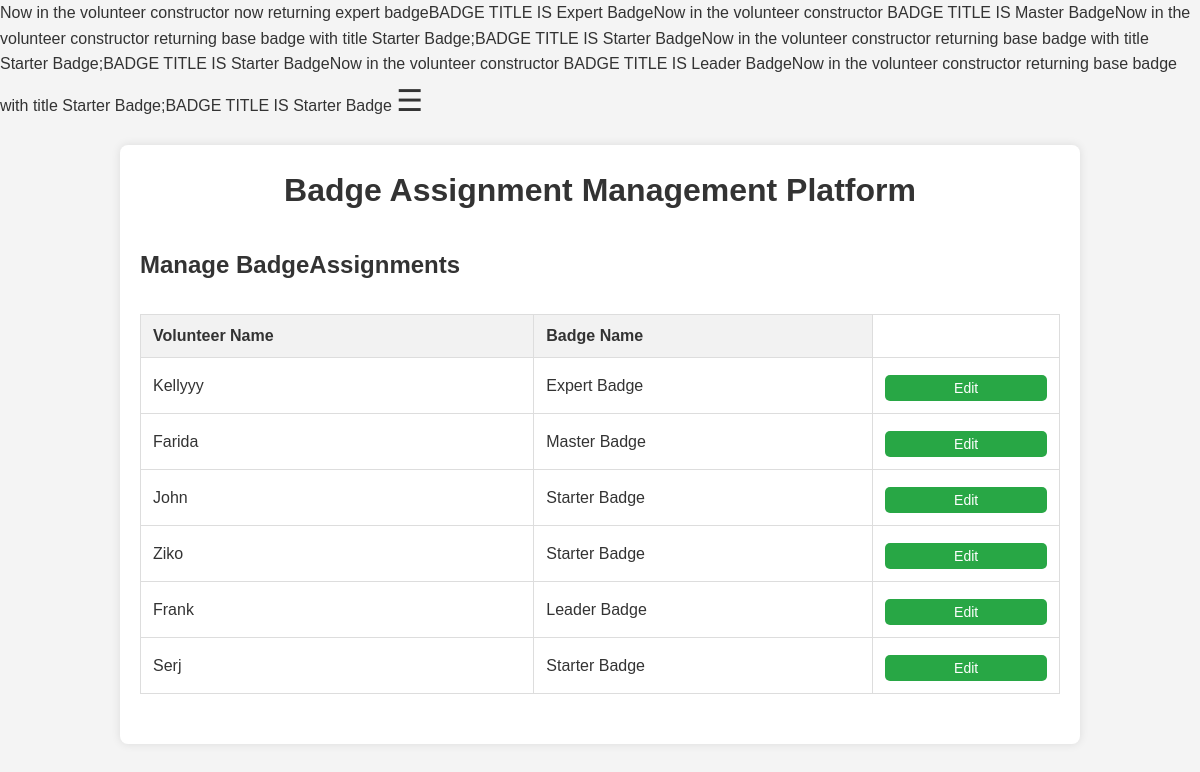
The app's page /Views/BadgeAssignmentPanel.php with its own data.
### tables this page shows
CREATE TABLE `volunteer` (
  `VolunteerID` int NOT NULL AUTO_INCREMENT,
  `FirstName` varchar(50) NOT NULL,
  `LastName` varchar(50) NOT NULL,
  `Email` varchar(100) NOT NULL,
  `PhoneNumber` varchar(15) DEFAULT NULL,
  `DateOfBirth` date DEFAULT NULL,
  `USER_NAME` varchar(50) NOT NULL,
  `PASSWORD_HASH` varchar(100) NOT NULL,
  `LAST_LOGIN` date DEFAULT NULL,
  `ACCOUNT_CREATION_DATE` date DEFAULT NULL,
  `hours_contributed` int DEFAULT NULL,
  `NumberOfEventsAttended` int DEFAULT NULL,
  `VolunteerBadgeID` int DEFAULT NULL,
  `UserID` int DEFAULT NULL,
  PRIMARY KEY (`VolunteerID`),
  UNIQUE KEY `Email` (`Email`),
  KEY `VolunteerBadgeID` (`VolunteerBadgeID`),
  KEY `UserID` (`UserID`),
  CONSTRAINT `volunteer_ibfk_1` FOREIGN KEY (`VolunteerBadgeID`) REFERENCES `volunteerbadge` (`badge_id`),
  CONSTRAINT `volunteer_ibfk_2` FOREIGN KEY (`UserID`) REFERENCES `user` (`UserID`)
);

CREATE TABLE `user` (
  `UserID` int NOT NULL AUTO_INCREMENT,
  `FirstName` varchar(50) NOT NULL,
  `LastName` varchar(50) NOT NULL,
  `Email` varchar(100) NOT NULL,
  `PhoneNumber` varchar(15) DEFAULT NULL,
  `DateOfBirth` date DEFAULT NULL,
  `USER_NAME` varchar(50) NOT NULL,
  `PASSWORD_HASH` varchar(100) NOT NULL,
  `LAST_LOGIN` date DEFAULT NULL,
  `ACCOUNT_CREATION_DATE` date DEFAULT NULL,
  `UserTypeID` int DEFAULT NULL,
  PRIMARY KEY (`UserID`),
  UNIQUE KEY `Email` (`Email`),
  KEY `UserTypeID` (`UserTypeID`),
  CONSTRAINT `user_ibfk_1` FOREIGN KEY (`UserTypeID`) REFERENCES `usertype` (`UserTypeID`)
);

CREATE TABLE `volunteerbadge` (
  `badge_id` int NOT NULL AUTO_INCREMENT,
  `score` int NOT NULL,
  `title` varchar(100) NOT NULL,
  PRIMARY KEY (`badge_id`)
);

### Controllers/VolunteerController.php (called while the page is built, shortened)
<?php
require_once '../Models/VolunteerModel.php';
class VolunteerController {
    public function get_all_Volunteers() {
        return Volunteer::getAllVolunteers();
    }
    public function getBadgeIdByName($badge_name) {
        return VolunteerBadge::getBadgeIdByName($badge_name);
    }
}
?>

### Models/Database.php (called while the page is built, shortened)
<?php
class Database {
    protected $conn;
    private static $instance;
    public function __construct() {
        $this->conn = new mysqli('localhost', 'root', 'Deda2782002!', 'VolunteerManagementSystem');
    }
    public static function getInstance() {
        if (!self::$instance) {
            self::$instance = new Database();
        }
        return self::$instance;
    }
    public function getConnection() {
        return $this->conn;
    }
}
?>

### Models/UserModel.php (called while the page is built, shortened)
<?php
require_once 'Database.php';
require_once 'volunteerModel.php';
class User {
    private $conn;
    public $UserID;
    public function __construct($id = null) {
        $this->conn = Database::getInstance()->getConnection();
        $this->table_name = "User";
        if ($this->conn && !empty($id)) {
            $query = "SELECT * FROM " . $this->table_name . " WHERE UserID = ? LIMIT 1";
            $stmt = $this->conn->prepare($query);
            $stmt->bind_param("i", $id);
            $stmt->execute();
            $result = $stmt->get_result();
            if ($row = $result->fetch_assoc()) {
                $this->UserID = $row['UserID'];
                $this->UserType = $this->getUserType();
                $this->Privileges = $this->getPrivileges();
            } else {
                echo "User not found.";
                return;
            }
        }
    }
    public function getUserType() {
        $query = "SELECT UserTypeID FROM User WHERE UserID = ?";
        $stmt = $this->conn->prepare($query);
        $stmt->bind_param("i", $this->UserID);
        $stmt->execute();
        $result = $stmt->get_result();
        if ($row = $result->fetch_assoc()) {
            $UserTypeID = $row['UserTypeID'];
            $query = "SELECT UserType FROM UserType WHERE UserTypeID = ?";
            $stmt = $this->conn->prepare($query);
            $stmt->bind_param("i", $UserTypeID);
            $stmt->execute();
            $result = $stmt->get_result();
            if ($row = $result->fetch_assoc()) {
                return $row['UserType'];
            }
        }
        return null;
    }
    public function getPrivileges() {
        $query = "SELECT p.* FROM Privilege p
                  JOIN User_Privilege up ON p.PrivilegeID = up.USER_PrivilegeID
                  WHERE up.User_ID = ?";
        $stmt = $this->conn->prepare($query);
        $stmt->bind_param("i", $this->UserID);
        $stmt->execute();
        $result = $stmt->get_result();
        $privileges = [];
        while ($row = $result->fetch_assoc()) {
            $privilege = new Privilege();
            $privilege->PrivilegeID = $row['PrivilegeID'];
            $privilege->PrivilegeName = $row['PrivilegeName'];
            $privilege->Description = $row['Description'];
            $privilege->AccessLevel = $row['AccessLevel'];
            $privileges[] = $privilege;
        }
        return $privileges;
    }
}
?>

### Models/BadgeDecorator.php (called while the page is built, shortened)
<?php
abstract class VolunteerBadge
{
    public static function getBadgeIdByName($badge_name) {
        $conn = (Database::getInstance())->getConnection();
        $query = "SELECT badge_id FROM VolunteerBadge WHERE title = ?";
        $stmt = $conn->prepare($query);
        $stmt->bind_param('s', $badge_name);
        if ($stmt->execute()) {
            $result = $stmt->get_result();
            if ($result->num_rows > 0) {
                $row = $result->fetch_assoc();
                return $row['badge_id'];
            } else {
                return null;
            }
        } else {
            return null;
        }
    }
public static function get_all_badges() {
    $query = "SELECT * FROM VolunteerBadge";
    $conn = (Database::getInstance())->getConnection();
    $result = $conn->query($query);
    $badges = [];
    while ($row = $result->fetch_assoc()) {
        $badges[$row['badge_id']] = $row;
    }
    return $badges;
}
}
?>

### Controllers/BadgeController.php (called while the page is built, shortened)
<?php
require_once '../Models/BadgeDecorator.php';
class BadgeController {
    public function get_all_Badges() {
        return VolunteerBadge::get_all_badges();
    }
}
?>

### Views/BadgeAssignmentPanel.php (the view, shortened to what this page needs)
<?php
require_once '../Controllers/VolunteerController.php';
require_once '../Controllers/BadgeController.php';
$controller = new VolunteerController();
$volunteers = $controller->get_all_Volunteers();
$badgeController = new BadgeController();
$badges = $badgeController->get_all_Badges();
?>
<!DOCTYPE html>
<html lang="en">
<head>
    <link rel="stylesheet" href="./Style/style_control_panel.css">
</head>
<body>
<span class="open-btn" onclick="openNav()">&#9776;</span>
<div class="container">
    <h1>Badge Assignment Management Platform</h1>
    <h2>Manage BadgeAssignments</h2>
    <table class="crud-table">
        <thead>
            <tr>
                <th>Volunteer Name</th>
                <th>Badge Name</th>
            </tr>
        </thead>
        <tbody>
            <?php foreach ($volunteers as $volunteer) : ?>
                    <tr>
                        <td><?= $volunteer->FirstName; ?></td>
                        <td><?= $volunteer->badge->get_title(); ?></td>
                        <td>
                            <button class="button" onclick="openModal(<?=$controller->getBadgeIdByName($volunteer->badge->get_title()); ?>, '<?= $volunteer->badge->get_title(); ?>', '<?= $volunteer->FirstName; ?>','<?= $volunteer->VolunteerID; ?>')">Edit</button>
                        </td>
                    </tr>
            <?php endforeach; ?>
        </tbody>
    </table>
</div>
</body>
</html>

### Views/Style/style_control_panel.css (style rules this page uses)
* { margin: 0; padding: 0; box-sizing: border-box; }
body { font-family: Arial, sans-serif; background-color: #f4f4f4; color: #333; line-height: 1.6; }
.container { width: 80%; margin: 20px auto; justify-content: center; padding: 20px; background-color: #fff; border-radius: 8px; box-shadow: 0 0 10px rgba(0, 0, 0, 0.1); }
h1 { text-align: center; margin-bottom: 20px; color: #333; }
h2 { margin-top: 30px; color: #333; }
input[type="submit"], button { width: 100%; padding: 10px; background-color: #007BFF; color: white; border: none; border-radius: 5px; cursor: pointer; font-size: 16px; transition: background-color 0.3s ease; }
table { width: 100%; border-collapse: collapse; margin-top: 30px; margin-bottom: 30px; }
table, th, td { border: 1px solid #ddd; }
th, td { padding: 12px; text-align: left; }
th { background-color: #f2f2f2; }
button { margin-top: 5px; padding: 5px 10px; background-color: #28a745; font-size: 14px; cursor: pointer; border-radius: 5px; border: none; }
.open-btn { font-size: 30px; cursor: pointer; color: #333; }

### records on screen
volunteer: UserID.FirstName "Kellyyy", title "Expert Badge"
volunteer: UserID.FirstName "Farida", title "Master Badge"
volunteer: UserID.FirstName "John", VolunteerBadgeID.title "Starter Badge"
volunteer: UserID.FirstName "Ziko", VolunteerBadgeID.title "Starter Badge"
volunteer: UserID.FirstName "Frank", title "Leader Badge"
volunteer: UserID.FirstName "Serj", VolunteerBadgeID.title "Starter Badge"

### other values on screen
$this->badge->get_title() "Expert Badge Master Badge Starter Badge Starter Badge Leader Badge Starter Badge"
$baseBadge->get_title() "Starter Badge Starter Badge Starter Badge"
